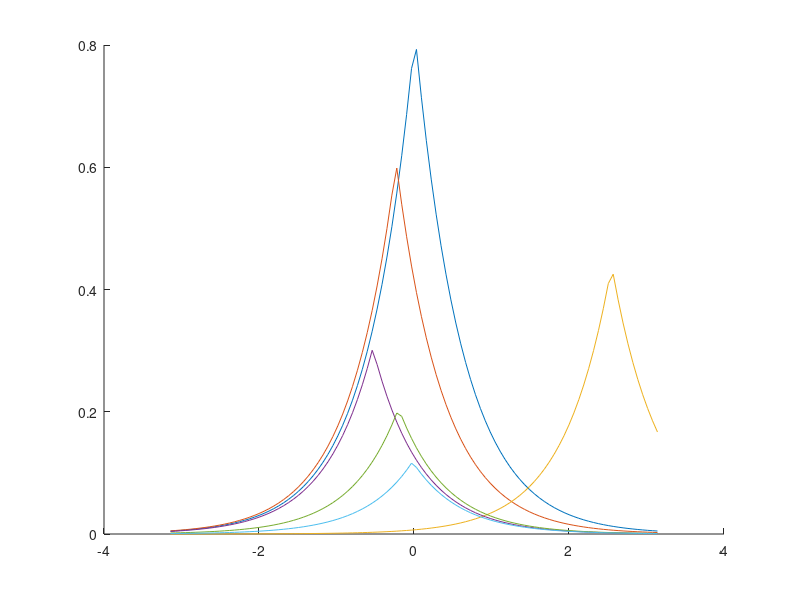
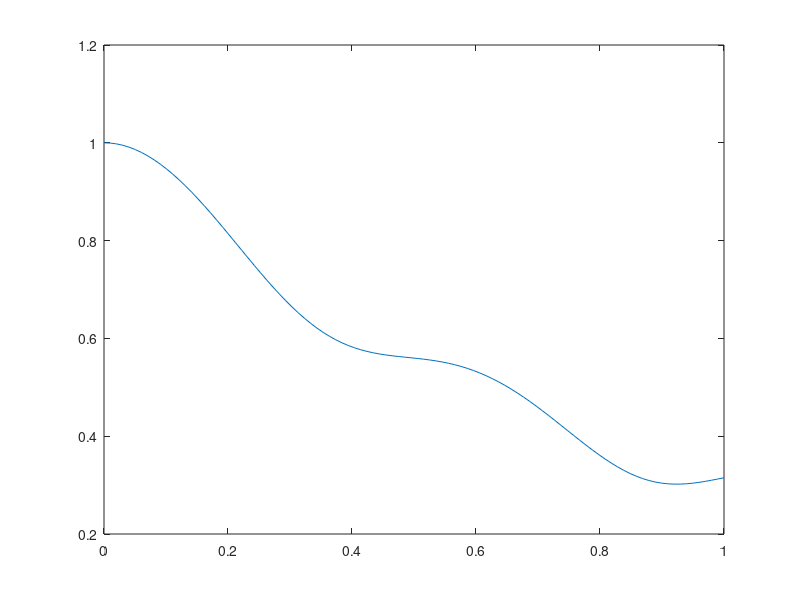
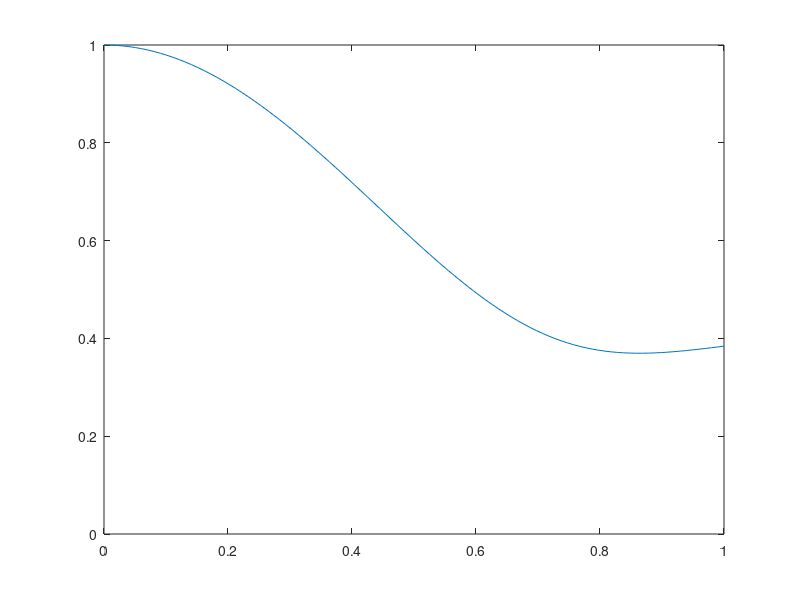

The MATLAB source for these figures, in order:
%%
%generate Laplace distribution
x = linspace(-pi,pi,100);
miu = [0.7,-13.2,146.1,-30.5,-11.4,-1.1]*pi/180;b = 35*pi/180;
figure;hold on;
for i = 1:6
Lap(i,:) =(1/(2*b))*exp(-abs(x-miu(i))/b);
% integral(Lap,-pi,pi)
% plot(x,Lap(i,:));
end
pow = [-3,-4.3,-5.7,-7.3,-9,-11.4];
amp = 10.^(pow/10);
amp = amp./max(amp);
for i = 1:6
    LAP(i,:) = amp(i).*Lap(i,:);
    plot(x,LAP(i,:));
end
Lap_fin = sum(LAP); Lap_fin = Lap_fin/sum(Lap_fin);
%% 
fc = 2.535e8;
c = 3e8;
lambda = c/fc;
d = linspace(0,lambda,100);

phi_a = 0*pi/180;
scenario = 'macro';

if isequal(scenario,'test')
    AOA = -22.5*pi/180;AS = 35*pi/180;
    PAS =@(x) (1/(2*AS))*(exp(-abs(x-AOA)/AS));
end
if isequal(scenario,'micro')
    % % SCME urban micro-cell
    AOA = [0.7,-13.2,146.1,-30.5,-11.4,-1.1]*pi/180;AS = 35*pi/180;phi_a = 0*pi/180;
    pow = [-3,-4.3,-5.7,-7.3,-9,-11.4];
    amp = 10.^(pow/10);
    A = amp./max(amp);
    PAS =@(x) (1/(2*AS))*(A(1)*exp(-abs(x-AOA(1))/AS)+A(2)*exp(-abs(x-AOA(2))/AS)+A(3)*exp(-abs(x-AOA(3))/AS)+...
        A(4)*exp(-abs(x-AOA(4))/AS)+A(5)*exp(-abs(x-AOA(5))/AS)+A(6)*exp(-abs(x-AOA(6))/AS));
elseif isequal(scenario,'macro')
    % %SCME urban macro-cell
    AOA = [65.7,45.6,143.2,32.5,-91.1,-19.2]*pi/180;AS = 35*pi/180;phi_a = 0*pi/180;
    pow = [-3,-5.2,-4.7,-8.2,-12.1,-15.5];
    amp = 10.^(pow/10);
    A = amp./max(amp);
    PAS =@(x) (1/(2*AS))*(A(1)*exp(-abs(x-AOA(1))/AS)+A(2)*exp(-abs(x-AOA(2))/AS)+A(3)*exp(-abs(x-AOA(3))/AS)+...
        A(4)*exp(-abs(x-AOA(4))/AS)+A(5)*exp(-abs(x-AOA(5))/AS)+A(6)*exp(-abs(x-AOA(6))/AS));
end

spatial = zeros(1,length(d));
sum_PAS = integral(PAS,-pi,pi);
for i = 1:100
fun_int = @(phi_p) exp(-1i*2*pi*(d(i)/lambda)*sin(phi_p - phi_a)).*PAS(phi_p)/sum_PAS;
spatial(i) = integral(fun_int,-pi,pi);
end

figure;plot(d/lambda,abs(spatial));
% grid on;

%%
%PAS continous->distrete    laplace->impulse
fc = 2.535e8;
c = 3e8;
lambda = c/fc;
d = linspace(0,lambda,100);
AOA = round([0.7,-13.2,146.1,-30.5,-11.4,-1.1]);
phi_a = 0*pi/180;
pow = [-3,-4.3,-5.7,-7.3,-9,-11.4];
amp = 10.^(pow/10);
A = amp./max(amp);
spatial = zeros(1,length(d));
PAS = zeros(1,360);
for i = 1:6
    PAS(AOA(i)+180) = A(i);
end
% PAS = PAS*pi/180;
sum_PAS = sum(PAS);
phi_p = linspace(-pi,pi,360);

for i = 1:100
    temp = 0;
    for j = 1:length(phi_p)
        temp = temp + exp(-1i*2*pi*(d(i)/lambda)*sin(phi_p(j) - phi_a)).*PAS(j)/sum_PAS;
    end
    spatial(i) = temp;
end

figure;plot(d/lambda,abs(spatial));
axis([0,1,0,1]);